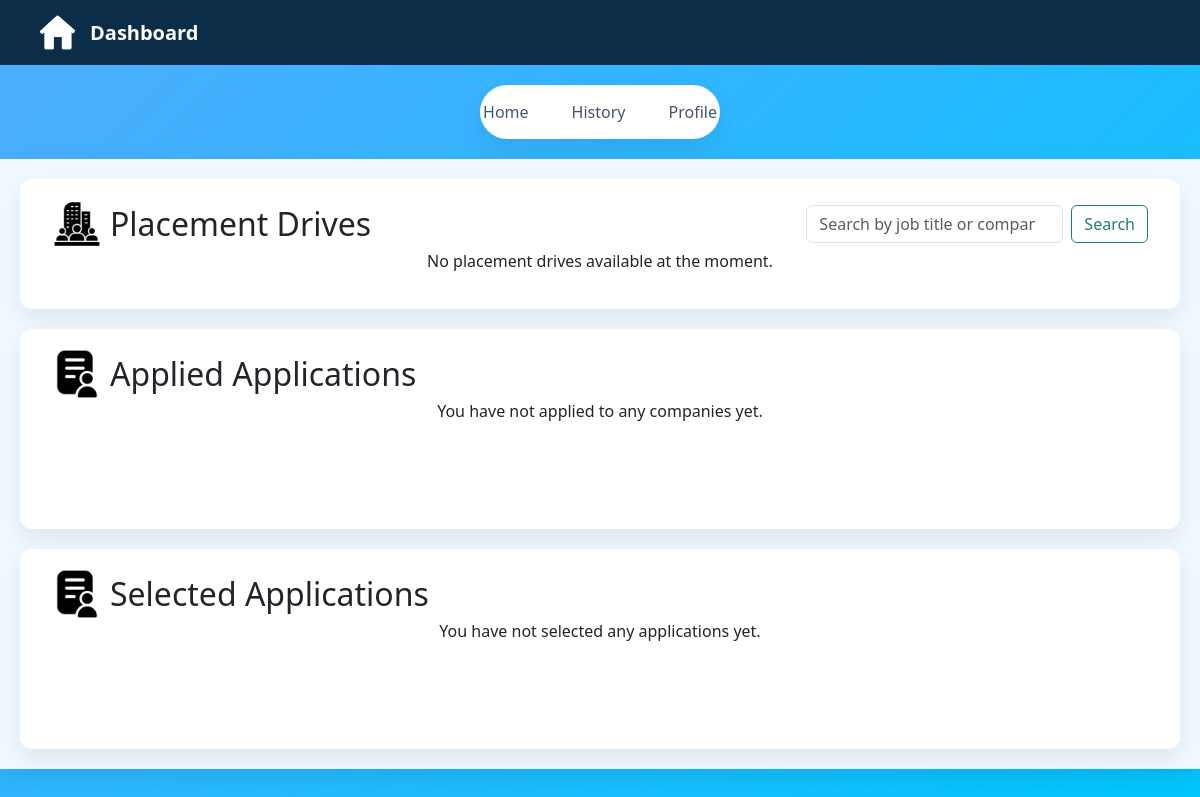
The page /student-dashboard/5 on the database as committed earlier.
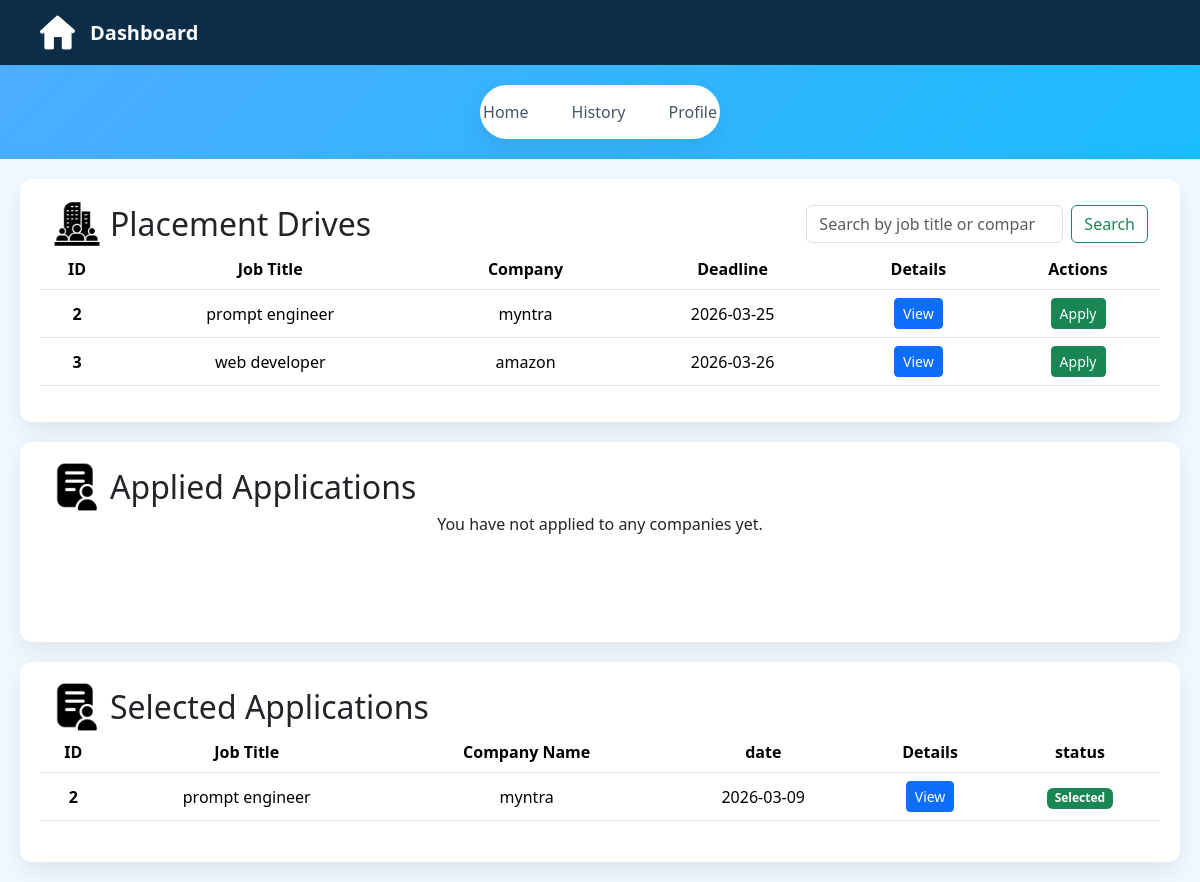
The same page on the database as committed later.
### application/model.py (models this page shows)
class PlacementDrive(db.Model):
    __tablename__ = "placementdrive"
    id = db.Column(db.Integer , primary_key = True)
    company_id = db.Column(db.Integer , db.ForeignKey('company.id') , nullable = False)
    job_title = db.Column(db.String(100), nullable=False)
    mode = db.Column(db.String(50), nullable=False)
    package = db.Column(db.Float, nullable=False)
    eligibility = db.Column(db.Text , nullable = False)
    description = db.Column(db.Text,  nullable = False)
    deadline = db.Column(db.Date , nullable = False)
    status = db.Column(db.String(50), nullable=False, default='Pending')
    drive_application = db.relationship('Applications' , backref = 'placementdrive' ,cascade = "all, delete-orphan")

class Company(db.Model):
    __tablename__ = "company"
    id = db.Column(db.Integer , primary_key = True)
    user_id = db.Column(db.Integer ,db.ForeignKey('user.id'),nullable = False)
    name = db.Column(db.String(50) , nullable = False)
    hr_contact = db.Column(db.String(150) , nullable = False , unique = True)
    website_link = db.Column(db.String(500) , nullable = False)
    field = db.Column(db.String(50) , nullable = False)
    status = db.Column(db.String(50) , nullable = False , default = "unverified")
    placement_drive = db.relationship('PlacementDrive' , backref = 'company' , cascade = 'all, delete-orphan')

class Applications(db.Model):
    __tablename__ = "applications"
    id = db.Column(db.Integer , primary_key = True)
    drive_id = db.Column(db.Integer , db.ForeignKey('placementdrive.id') , nullable = False)
    student_id = db.Column(db.Integer , db.ForeignKey('student.id') , nullable = False)
    application_date =  db.Column(db.Date, nullable=False , default=db.func.current_date())
    status = db.Column(db.String(50), nullable=False, default='Applied')

### application/controllers.py (the view)
@app.route('/student-dashboard/<int:student_id>')
def student_dashboard(student_id):
    placement_drives = PlacementDrive.query.filter(
        or_(PlacementDrive.status == 'verified', PlacementDrive.status == 'closed')
    ).all()
    selected_applications = Applications.query.filter_by(
        student_id=student_id, status='selected'
    ).all()
    applied_applications = Applications.query.filter(
        Applications.student_id == student_id,
        or_(
            Applications.status == 'applied',
            Applications.status == 'rejected',
            Applications.status == 'shortlisted'
        )
    ).all()
    return render_template(
        "/student/dashboard.html",
        student_id=student_id,
        placement_drives=placement_drives,
        selected_applications=selected_applications,
        applied_applications=applied_applications
    )

### templates/student/dashboard.html (shortened to what the changed rows need)
<!DOCTYPE html>
<html lang="en">
<head>
    <link href="https://cdn.jsdelivr.net/npm/bootstrap@5.3.8/dist/css/bootstrap.min.css" rel="stylesheet">
    <link rel="stylesheet" href="{{ url_for('static', filename='css/student.css') }}">
</head>
<body>
    <div class="all-data">
        <div class="verified-drive">
            <div class="container-fluid d-flex justify-content-between align-items-center">
                <div class="d-flex align-items-center">
                    <h2 class="mb-0">Placement Drives</h2>
                </div>
                <form class="d-flex" role="search" action="/search-drive/{{ student_id }}" method="get">
                </form>
            </div>
            {% if placement_drives %}
            <table class="table table-hover">
                <thead>
                    <tr>
                        <th scope="col">ID</th>
                        <th scope="col">Job Title</th>
                        <th scope="col">Company</th>
                        <th scope="col">Deadline</th>
                        <th scope="col">Details</th>
                        <th scope="col">Actions</th>
                    </tr>
                </thead>
                <tbody>
                    {% for drive in placement_drives %}
                    <tr>
                        <th scope="row">{{ drive.id }}</th>
                        <td>{{ drive.job_title }}</td>
                        <td>{{ drive.company.name }}</td>
                        <td>{{ drive.deadline }}</td>
                        <td><a href="/student-drive-details/{{student_id}}/{{ drive.id }}" class="btn btn-primary btn-sm">View</a></td>
                        <td>
                            <a href="/student-apply-placement-drive/{{student_id}}/{{ drive.id }}"
                                class="btn btn-success btn-sm">Apply</a>
                        </td>
                    </tr>
                    {% endfor %}
                </tbody>
            </table>
            {% else %}
            <p class="text-center">No placement drives available at the moment.</p>
            {% endif %}
        </div>
        <div class="application-status">
            <div class="container-fluid d-flex justify-content-between align-items-center">
                <div class="d-flex align-items-center">
                    <h2 class="mb-0">Applied Applications</h2>
                </div>
            </div>
        </div>
        <div class="application-status">
            <div class="container-fluid d-flex justify-content-between align-items-center">
                <div class="d-flex align-items-center">
                    <h2 class="mb-0">Selected Applications</h2>
                </div>
            </div>
            {% if selected_applications %}
            <table class="table table-hover">
                <thead>
                    <tr>
                        <th scope="col">ID</th>
                        <th scope="col">Job Title</th>
                        <th scope="col">Company Name</th>
                        <th scope="col">date</th>
                        <th scope="col">Details</th>
                        <th scope="col">status</th>
                    </tr>
                </thead>
                <tbody>
                    {% for application in selected_applications %}
                    <tr>
                        <th scope="row">{{ application.id }}</th>
                        <td>{{ application.placementdrive.job_title }}</td>
                        <td>{{ application.placementdrive.company.name }}</td>
                        <td>{{ application.application_date }}</td>
                        <td><a href="/student-drive-details/{{ student_id }}/{{ application.placementdrive.id }}"
                                class="btn btn-primary btn-sm">View</a></td>
                        <td>
                            <span class="badge bg-success">Selected</span>
                        </td>
                    </tr>
                    {% endfor %}
                </tbody>
            </table>
            {% else %}
            <p class="text-center">You have not selected any applications yet.</p>
            {% endif %}
        </div>
    </div>
</body>
</html>

Rows that differ between the two databases and show on the page:
added PlacementDrive: id "2", job_title "prompt engineer", company.name "myntra", deadline "2026-03-25"
added PlacementDrive: id "3", job_title "web developer", company.name "amazon", deadline "2026-03-26"
added Applications: id "2", placementdrive.job_title "prompt engineer", placementdrive.company.name "myntra", application_date "2026-03-09"
Other text that changed with them:
text no longer shown: "No placement drives available at the moment. You have not selected any applications yet."
text now shown: "ID Job Title Company Deadline Details Actions ID Job Title Company Name date Details status"
